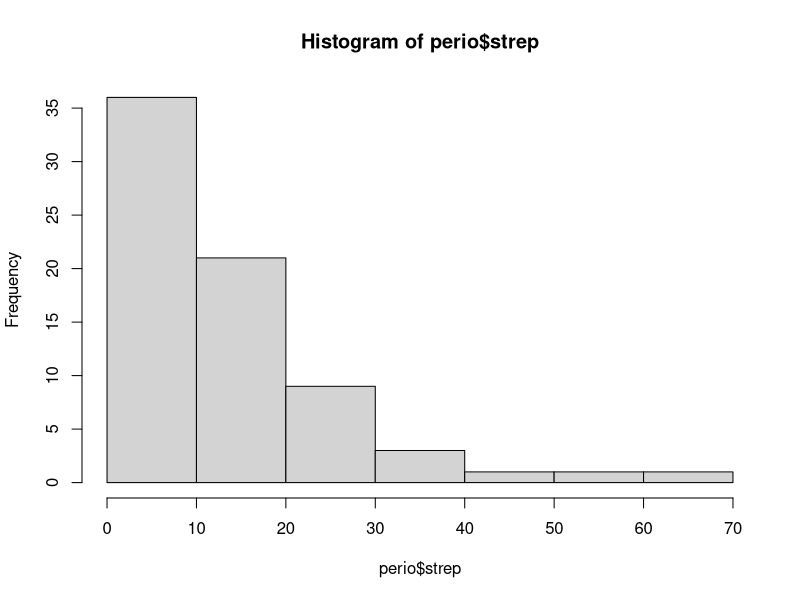
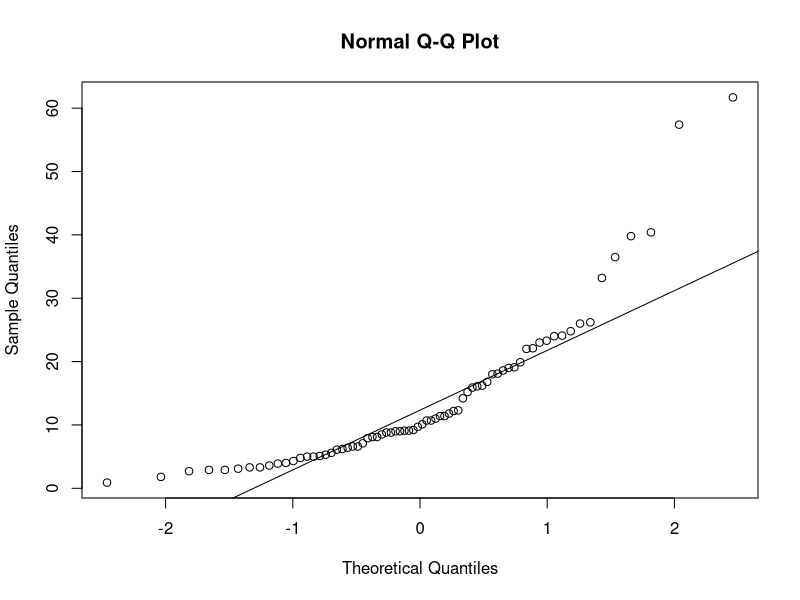
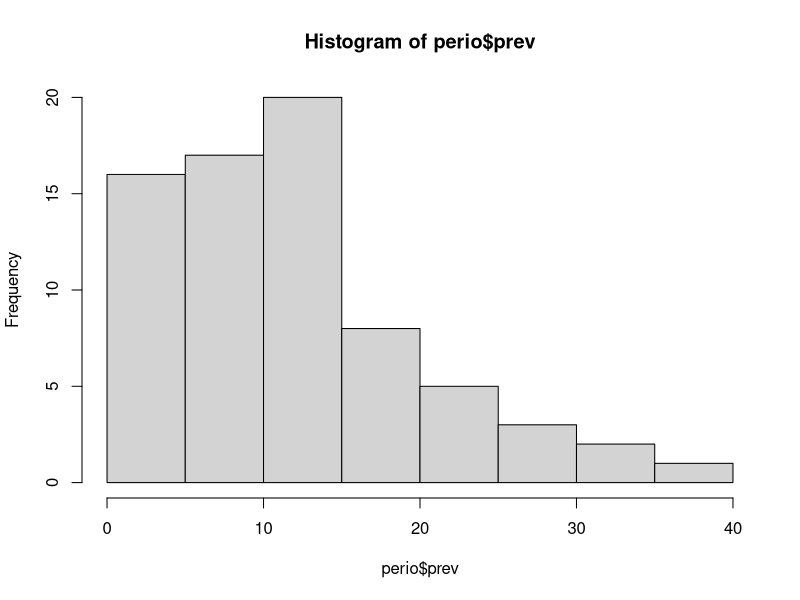
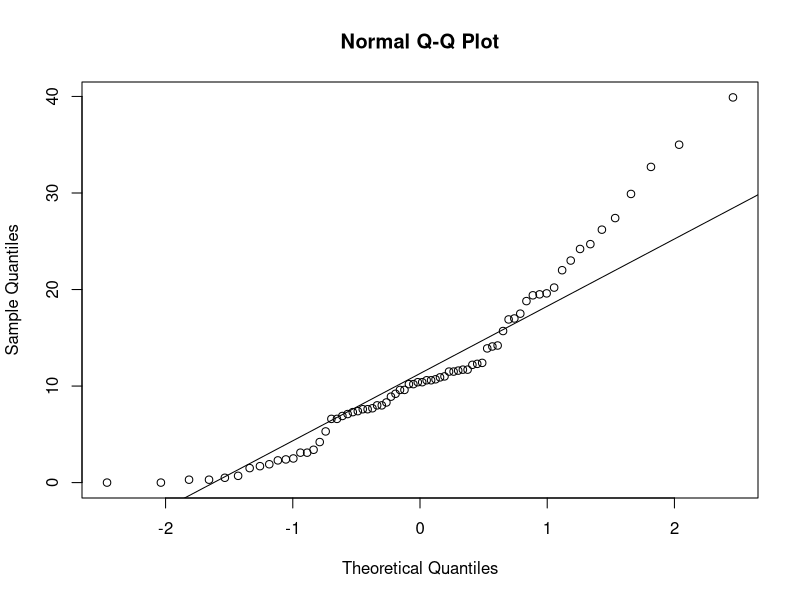
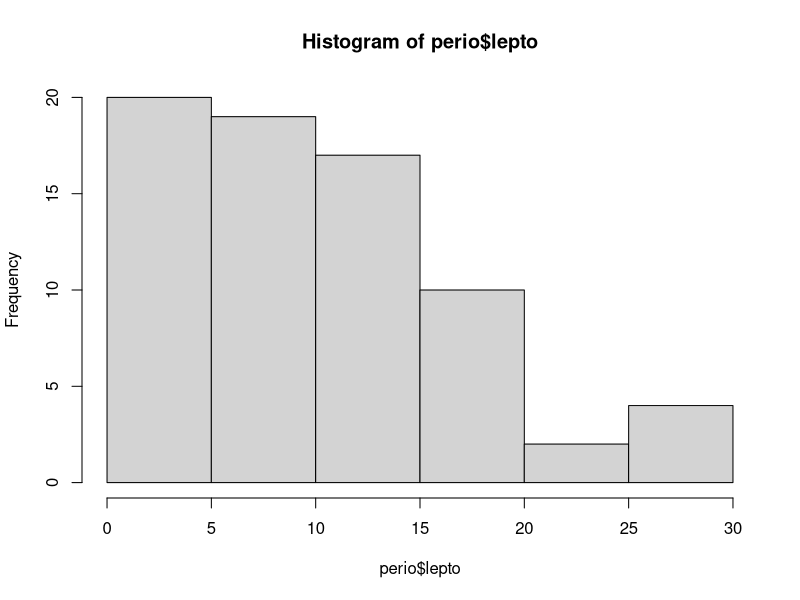
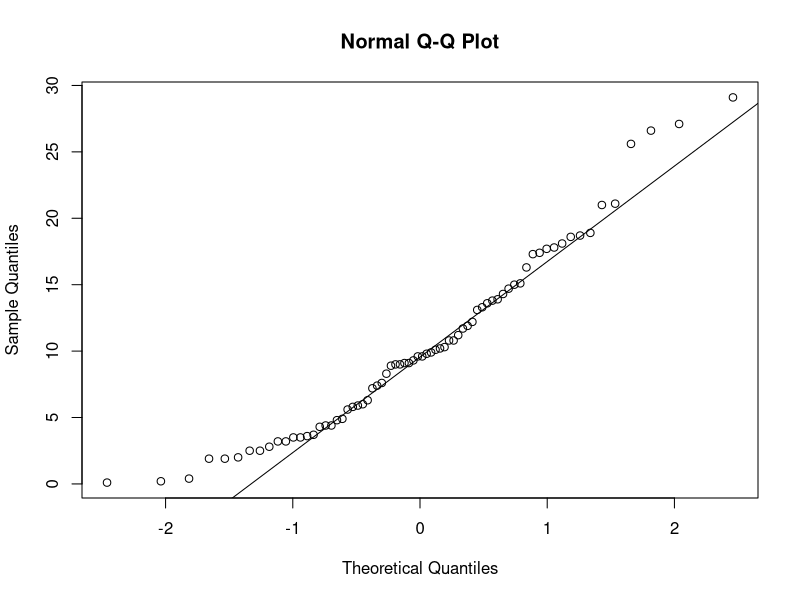
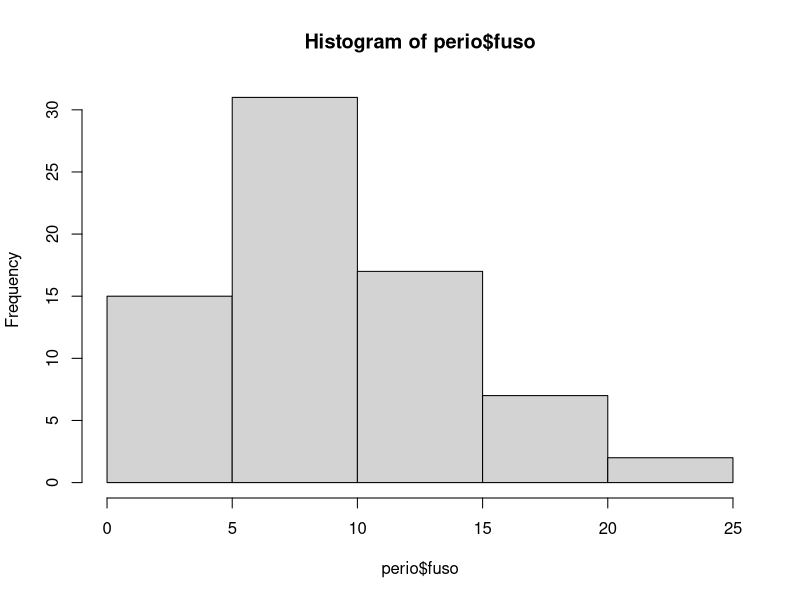
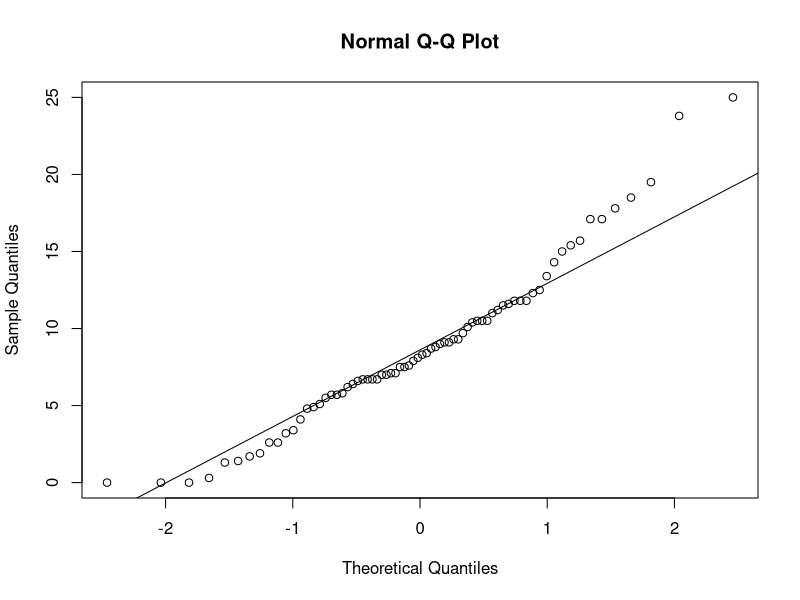

These figures' R source, in order:
## ---- chunk 1
knitr::opts_chunk$set(echo = TRUE)
## ---- chunk 2
library(tidyverse) 
library(dplyr) 
library(car) 
library(ggfortify) 
library(vegan) 
library(ggplot2)
## ---- chunk 3
perio <- read.csv("PerioData.csv") #open the perio data  

head(perio) #inspect the data
## ---- chunk 4
hist(perio$strep) #strep histogram 
qqnorm(perio$strep) #strep qq-plot  
qqline(perio$strep) #adds reference line to the qq-plot  

hist(perio$prev) #prev histogram 
qqnorm(perio$prev) #prev qq-plot  
qqline(perio$prev) #adds reference line to the qq-plot 

hist(perio$lepto) #lepto histogram 
qqnorm(perio$lepto) #lepto qq-plot  
qqline(perio$lepto) #adds reference line to the qq-plot  

hist(perio$fuso) #fuso histogram 
qqnorm(perio$fuso) #fuso qq-plot  
qqline(perio$fuso) #adds reference line to the qq-plot  

hist(perio$veil) #veil histogram 
qqnorm(perio$veil) #veil qq-plot  
qqline(perio$veil) #adds reference line to the qq-plot  

hist(perio$deepest) #"deepest" bacteria histogram 
qqnorm(perio$deepest) #"deepest" bacteria qq-plot  
qqline(perio$deepest) #adds reference line to the qq-plot 
## ---- chunk 5
tstrep = log(perio$strep) #log transform strep data  
hist(tstrep) #create a histogram for the transformed strep data 
qqnorm(tstrep) #create a qq-plot for the transformed strep data
qqline(tstrep) #add reference line to the qqplot  

tprev = sqrt(perio$prev) #square root transform prev data
hist(tprev) #create a histogram for the transformed prev data 
qqnorm(tprev) #create a qq-plot for the transformed prev data 
qqline(tprev) #add reference line to the qqplot  

tlepto = sqrt(perio$lepto) #square root transform lepto data 
hist(tlepto) #create a histogram for the transformed lepto data 
qqnorm(tlepto) #create a qq-plot for the transformed lepto data 
qqline(tlepto) #add reference line to the qqplot 

tfuso = sqrt(perio$fuso) #log transform fuso data 
hist(tfuso) #create a histogram for the transformed fuso data 
qqnorm(tfuso) #create a qq-plot for the transformed fuso data 
qqline(tfuso) #add a reference line to the qqplot 

tveil = log(perio$veil + 1) #log + 1 transform veil data 
hist(tveil) #create a histogram for the transformed veil data 
qqnorm(tveil) #create a qq-plot for the transformed veil data 
qqline(tveil) #add a reference line to the qqplot  

## ---- chunk 6
#Lepto by Time 

model1 <- aov(tlepto ~ time, data = perio) #create the ANOVA table 
model1 #print the anova table 
summary(model1) #print the summary table 
boxplot(tlepto ~ time, data = perio,
        xlab = "Time that the sample was taken",
        ylab = "Percentage of Leptotrichia bacteria", 
        names = c("Before gum cleaning", "After gum cleaning")) #create the boxplot 

## ---- chunk 7
#Strep by time 

model2 <- aov(tstrep ~ time, data = perio) #create the ANOVA table 
model2 #print the anova table 
summary(model2) #print the summary table 
boxplot(tstrep ~ time, data = perio,
        xlab = "Time that the sample was taken",
        ylab = "Percentage of Streptococcus bacteria", 
        names = c("Before gum cleaning", "After gum cleaning")) #create the boxplot 

## ---- chunk 8

cor.test(tstrep, tprev) #conduct a correlation test between Strep and Prev Bacteria 
cor.test(tstrep, tfuso) #conduct a correlation test between Strep and Fuso Bacteria 
cor.test(tfuso, tlepto) #conduct a correlation test between Fuso and Lepto Bacteria 

## ---- chunk 9
#Strep vs. deepest 
model3 <- lm(deepest ~ tstrep, data = perio) #create the linear model 
plot(tstrep, perio$deepest,
     xlab = "Log transformed % Streptococcus bacteria",
     ylab = "Depth of the deepest gum pocket in the mouth (mm)") #create the plot 
abline(model3, col = "blue") #adds a regression line to the plot 

## ---- chunk 10
#Fuso vs. deepest 
model4 <- lm(deepest ~ tfuso, data = perio) #create the linear model 
plot(tfuso, perio$deepest,
     xlab = "Square root of the % Fusobacteria bacteria",
     ylab = "Depth of the deepest gum pocket in the mouth (mm)") #create the plot 
abline(model4, col = "blue") #adds a regression line to the plot 
## ---- chunk 11
prev_hist <- ggplot(data = perio, aes(x = prev)) + #assign the variable
  geom_histogram(binwidth = 5, color = "black", fill = "lightblue") + #create the histogram
  labs(x = "Prevotella bacteria",
       y = "Count") + #provide the labels 
  theme_classic() #change the theme 
prev_hist #print the plot
## ---- chunk 12
perio$time <- as.factor(perio$time) #convert time into a factor 
strep_deep_plot <- ggplot(data = perio, aes(x = strep, y = deepest, color = time)) + #assign the variables
  geom_point() + #create the scatter plot 
  labs(x = "% of Streptococcus Bacteria ", 
       y = "Depth of the deepest gum pocket in the mouth (mm)") +  #change the labels 
  theme_classic() #change the theme 
strep_deep_plot #print the plot
## ---- chunk 13
fuso_deep_plot <- ggplot(data = perio, aes(x = fuso, y = deepest, color = time)) + #assign the variables
  geom_point() + #create the scatter plot 
  labs(x = "% of Fusobacteria Bacteria ", 
       y = "Depth of the deepest gum pocket in the mouth (mm)") +  #change the labels 
  theme_classic() #change the theme 
fuso_deep_plot #print the plot
## ---- chunk 14
prev_hist <- ggplot(data = perio, aes(x = prev)) + #assign the variable
  geom_histogram(binwidth = 5, color = "black", fill = "lightblue") + #create the histogram 
  geom_density(aes(y = after_stat(count)), color = "blue", linewidth = 1) + #adds the smoothing algorithm
  labs(x = "Prevotella bacteria",
       y = "Count") + #provide the labels 
  theme_classic() #change the theme 
prev_hist #print the plot
## ---- chunk 15
strep_deep_plot <- ggplot(data = perio, aes(x = strep, y = deepest, color = time)) + #assign the variables
  geom_point() + #create the scatter plot  
  geom_smooth() + #adds a regression line 
  labs(x = "% of Streptococcus Bacteria ", 
       y = "Depth of the deepest gum pocket in the mouth (mm)") +  #change the labels 
  theme_classic() #change the theme 
strep_deep_plot #print the plot
## ---- chunk 16
fuso_deep_plot <- ggplot(data = perio, aes(x = fuso, y = deepest, color = time)) + #assign the variables
  geom_point() + #create the scatter plot 
  geom_smooth() + #adds a regression line
  labs(x = "% of Fusobacteria Bacteria ", 
       y = "Depth of the deepest gum pocket in the mouth (mm)") +  #change the labels 
  theme_classic() #change the theme 
fuso_deep_plot #print the plot
## ---- chunk 17
bacteria <- perio[, c("strep", "prev", "lepto", "fuso", "veil")] #pull all the bacteria columns 
rclr_transform <- decostand(bacteria, method = "rclr") #robust clr transform  
column_names <- c("rclr_strep","rclr_prev","rclr_lepto",
                                     "rclr_fuso", "rclr_veil") #create the column names 
colnames(rclr_transform) <- column_names #rename the column names 
head(rclr_transform) #check the data 
## ---- chunk 18
perio <- cbind(perio,rclr_transform) #add rclr_transform to the perio data 
head(perio) #check the data 
## ---- chunk 19
#Lepto vs time 

model4 <- aov(rclr_lepto ~ time, data = perio) #create the ANOVA table 
model4 #print the anova table 
summary(model4) #print the summary table  
boxplot(rclr_lepto ~ time, data = perio,
        xlab = "Time that the sample was taken",
        ylab = "RCLR transformed Lepto", 
        names = c("Before gum cleaning", "After gum cleaning")) #create the boxplot 

## ---- chunk 20
#Strep by time 

model5 <- aov(rclr_strep ~ time, data = perio) #create the ANOVA table 
model5 #print the anova table 
summary(model5) #print the summary table 
boxplot(rclr_strep ~ time, data = perio,
        xlab = "Time that the sample was taken",
        ylab = "RCLR transformed Strep", 
        names = c("Before gum cleaning", "After gum cleaning")) #create the boxplot 
## ---- chunk 21
cor.test(perio$rclr_strep, perio$rclr_prev) #conduct a correlation test between Strep and Prev Bacteria  
cor.test(perio$rclr_strep, perio$rclr_fuso) #conduct a correlation test between Strep and Fuso Bacteria
cor.test(perio$rclr_fuso, perio$rclr_lepto) #conduct a correlation test between Fuso and Lepto Bacteria 
## ---- chunk 22
#Strep vs. deepest 
model6 <- lm(deepest ~ rclr_strep, data = perio) #create the linear model 
plot(perio$rclr_strep, perio$deepest,
     xlab = "Log transformed % Streptococcus bacteria",
     ylab = "Depth of the deepest gum pocket in the mouth (mm)") #create the plot 
abline(model6, col = "blue") #adds a regression line to the plot 

## ---- chunk 23
#Fuso vs. deepest 
model7 <- lm(deepest ~ rclr_fuso, data = perio) #create the linear model 
plot(perio$rclr_fuso, perio$deepest,
     xlab = "Square root of the % Fusobacteria bacteria",
     ylab = "Depth of the deepest gum pocket in the mouth (mm)") #create the plot 
abline(model7, col = "blue") #adds a regression line to the plot 
